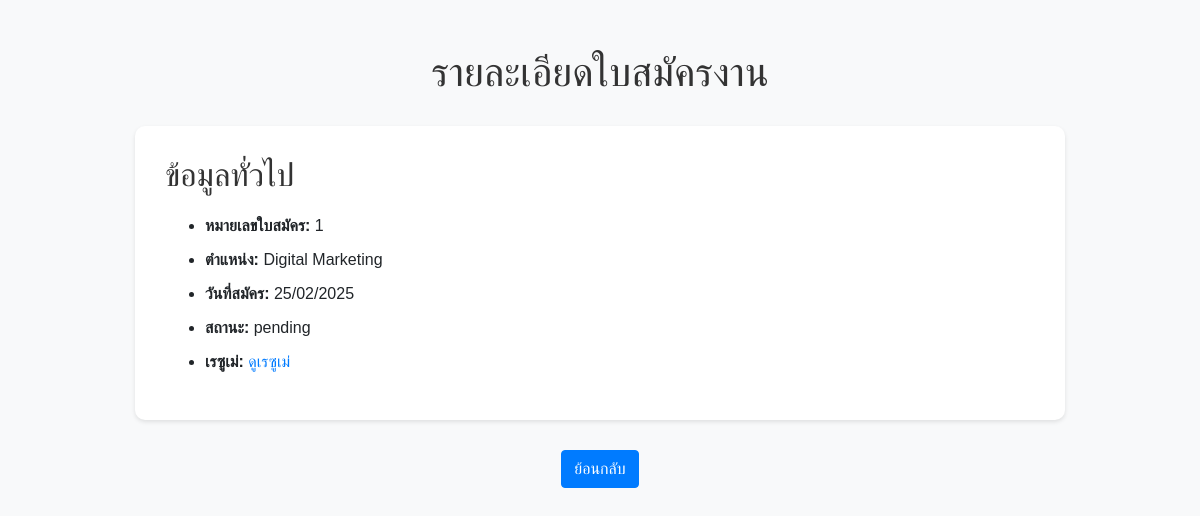
Page /admin/application-detail.php?id=1 (signed in) on the committed database.
### tables this page shows
CREATE TABLE `applications` (
  `id` int(11) NOT NULL,
  `user_id` int(11) NOT NULL,
  `position_id` int(11) NOT NULL,
  `resume_path` varchar(255) DEFAULT NULL,
  `cover_letter` longtext DEFAULT NULL,
  `status` enum('pending','approved','rejected') DEFAULT 'pending',
  `created_at` timestamp NOT NULL DEFAULT current_timestamp(),
  `updated_at` timestamp NOT NULL DEFAULT current_timestamp() ON UPDATE current_timestamp(),
  `updated_by` int(11) DEFAULT NULL
);

CREATE TABLE `positions` (
  `id` int(11) NOT NULL,
  `title` varchar(100) NOT NULL,
  `department` varchar(100) NOT NULL,
  `description` text DEFAULT NULL,
  `requirements` text DEFAULT NULL,
  `salary_min` int(11) DEFAULT NULL,
  `salary_max` int(11) DEFAULT NULL,
  `location` varchar(100) DEFAULT NULL,
  `type` enum('Full-time','Part-time','Contract','Internship') DEFAULT 'Full-time',
  `status` enum('open','closed','draft') DEFAULT 'draft',
  `created_at` timestamp NOT NULL DEFAULT current_timestamp(),
  `updated_at` timestamp NOT NULL DEFAULT current_timestamp() ON UPDATE current_timestamp(),
  `created_by` int(11) DEFAULT NULL,
  `updated_by` int(11) DEFAULT NULL
);

### admin/application-detail.php (the view, shortened to what this page needs)
<?php
require_once '../config.php';
$application_id = isset($_GET['id']) ? intval($_GET['id']) : 0;
$stmt = $conn->prepare("SELECT a.*, p.title as position_title
                        FROM applications a
                        JOIN positions p ON a.position_id = p.id
                        WHERE a.id = ?");
$stmt->bind_param("i", $application_id);
$stmt->execute();
$application = $stmt->get_result()->fetch_assoc();
?>
<!DOCTYPE html>
<html lang="th">
<head>
    <link rel="stylesheet" href="../static/css/bootstrap.min.css">
</head>
<body>
    <div class="container py-5">
        <h1 class="page-title">รายละเอียดใบสมัครงาน</h1>
        <div class="section-container">
            <h2 class="section-title">ข้อมูลทั่วไป</h2>
            <ul class="info-list">
                <li><strong>หมายเลขใบสมัคร:</strong> <?php echo $application['id']; ?></li>
                <li><strong>ตำแหน่ง:</strong> <?php echo $application['position_title']; ?></li>
                <li><strong>วันที่สมัคร:</strong> <?php echo date('d/m/Y', strtotime($application['created_at'])); ?></li>
                <li><strong>สถานะ:</strong> <?php echo $application['status']; ?></li>
                <?php if ($application['resume_path']): ?>
                    <li>
                        <strong>เรซูเม่:</strong>
                        <a href="<?php echo '../' . $application['resume_path']; ?>" target="_blank">
                            ดูเรซูเม่
                        </a>
                    </li>
                <?php endif; ?>
            </ul>
        </div>
        <div class="text-center">
            <a href="applications.php" class="btn btn-primary">ย้อนกลับ</a>
        </div>
    </div>
</body>
</html>

### admin/application-detail.php (style rules this page uses)
body { font-family: 'Sarabun', sans-serif; background-color: #f8f9fa; }
.container { max-width: 960px; }
.page-title { text-align: center; color: #333; margin-bottom: 30px; }
.section-container { background-color: #fff; box-shadow: 0 2px 4px rgba(0,0,0,0.1); padding: 30px; margin-bottom: 30px; border-radius: 10px; }
.section-title { color: #333; margin-bottom: 20px; }
.info-list li { margin-bottom: 10px; }

### rows in the picture
applications: id "1", position.title "Digital Marketing", created_at "25/02/2025", status "pending"
